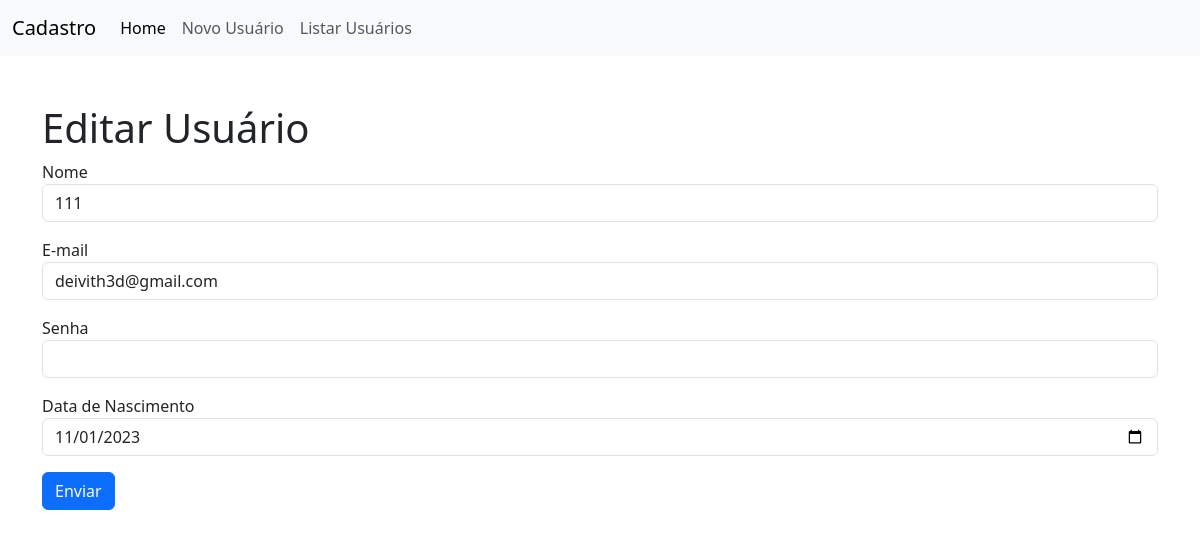
The app's page /App/index.php?page=editar&id=5 with its own data.
### tables this page shows
CREATE TABLE `usuario` (
  `idUser` int NOT NULL AUTO_INCREMENT,
  `nomeUser` varchar(45) DEFAULT NULL,
  `emailUser` varchar(255) DEFAULT NULL,
  `senhaUser` varchar(255) DEFAULT NULL,
  `dataNasUser` date DEFAULT NULL,
  PRIMARY KEY (`idUser`)
);

### App/controller/PessoaController.php (called while the page is built, shortened)
<?php
class PessoaController
{
    public static function pegaPessoaPeloId(int $Id)
    {
        include 'model/PessoaModel.php';
        $model = new PessoaModel();
        $model->id = $Id;
        return $model->pegaPessoaPeloId($Id);
    }
}

### App/model/PessoaModel.php (called while the page is built, shortened)
<?php
class PessoaModel
{
    public function pegaPessoaPeloId(int $Id)
    {
        include 'DAO/PessoaDAO.php';
        $dao = new PessoaDAO();
        return $dao->pegaPessoaPeloId($Id);
    }
}

### App/DAO/PessoaDAO.php (called while the page is built, shortened)
<?php
class PessoaDAO
{
    private $conn;
    public function fazConexao()
    {
       try {
            $dsn = "mysql:host=localhost:3306;dbname=cadastro";
            $this->conn = new PDO($dsn, 'root', 'root');
        }
        catch (PDOException $e) {
            echo "Erro na conexão: " . $e->getMessage();
        }
    }
    public function pegaPessoaPeloId(int $Id)
    {
        $sql= "SELECT * FROM usuario WHERE idUser=".$Id;
        $res = $this->conn->query($sql);
        $row = $res->fetch(PDO::FETCH_ASSOC);
        return $row;
    }
}

### App/view/editarusuario.php (the view, shortened to what this page needs)
<h1>Editar Usuário</h1>
<?php
    include("controller/PessoaController.php");
    $pegouId = $_REQUEST["id"];
    $row = PessoaController::pegaPessoaPeloId($pegouId);
?>
<form action="?page=alterar" method="POST">
    <div class="mb-3">
        <label>Nome</label>
        <input type="text" name="nomeUser" value="<?php print $row['nomeUser']; ?>" class="form-control">
    </div>
    <div class="mb-3">
        <label>E-mail</label>
        <input type="email" name="emailUser" value="<?php print $row['emailUser']; ?>" class="form-control">
    </div>
    <div class="mb-3">
        <label>Senha</label>
        <input type="password" name="senhaUser" class="form-control" required>
    </div>
    <div class="mb-3">
        <label>Data de Nascimento</label>
        <input type="date" name="dataNasUser" value="<?php print $row['dataNasUser']; ?>" class="form-control">
    </div>
    <div class="mb-3">
        <button type="submit" class="btn btn-primary">Enviar</button>
    </div>
</form>

### records on screen
usuario: nomeUser "111", emailUser "deivith3d@gmail.com", dataNasUser "11/01/2023"
